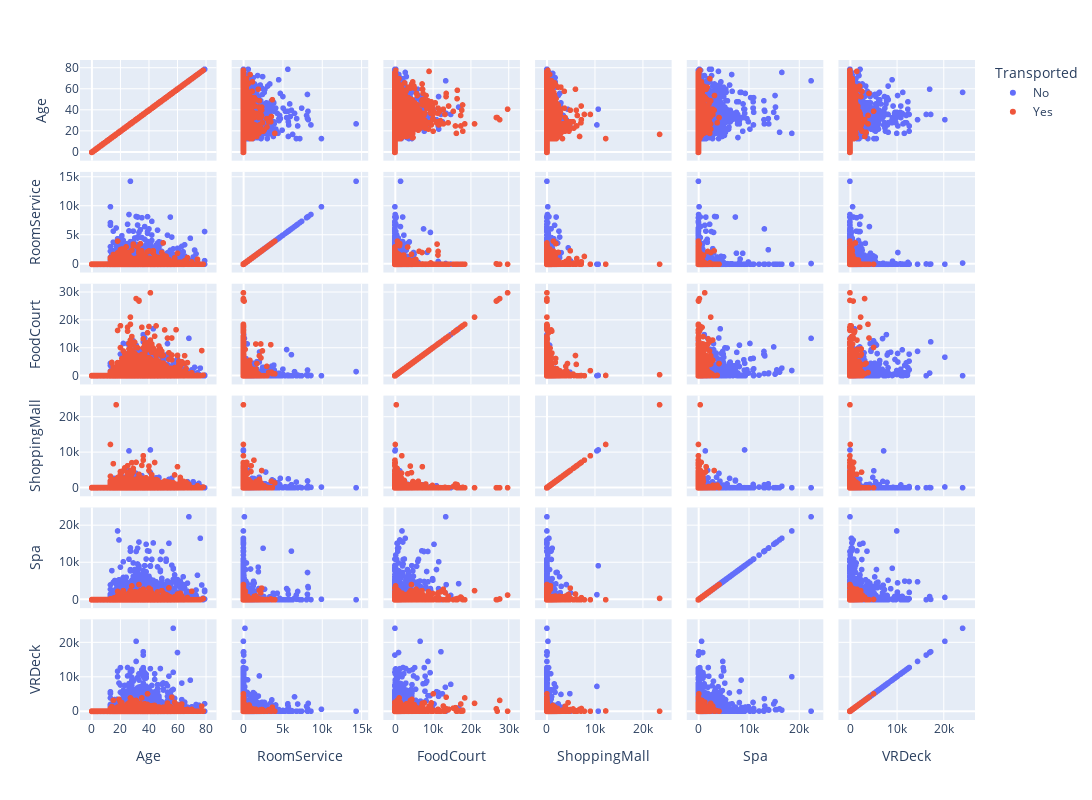

Notebook code for this chart:
### Code cell
fig = px.scatter_matrix(dfWork,dimensions=['Age','RoomService','FoodCourt', 'ShoppingMall','Spa','VRDeck'], color = 'Transported', width = 1200,height=800)
fig.show()

### Figure 1 — Plotly figure (JSON) as saved in the notebook; plotly's stock layout.template omitted (floating-point values rounded to 4 significant figures; data arrays with more than 128 entries replaced by an {"elided": "..."} marker saying what was removed)
{"data": [{"dimensions": [{"axis": {"matches": true}, "label": "Age", "values": {"elided": "4315 int values"}}, {"axis": {"matches": true}, "label": "RoomService", "values": {"elided": "4315 int values"}}, {"axis": {"matches": true}, "label": "FoodCourt", "values": {"elided": "4315 int values"}}, {"axis": {"matches": true}, "label": "ShoppingMall", "values": {"elided": "4315 int values"}}, {"axis": {"matches": true}, "label": "Spa", "values": {"elided": "4315 int values"}}, {"axis": {"matches": true}, "label": "VRDeck", "values": {"elided": "4315 int values"}}], "hovertemplate": "Transported=No<br>%{xaxis.title.text}=%{x}<br>%{yaxis.title.text}=%{y}<extra></extra>", "legendgroup": "No", "marker": {"color": "#636efa", "symbol": "circle"}, "name": "No", "showlegend": true, "type": "splom"}, {"dimensions": [{"axis": {"matches": true}, "label": "Age", "values": {"elided": "4378 int values"}}, {"axis": {"matches": true}, "label": "RoomService", "values": {"elided": "4378 int values"}}, {"axis": {"matches": true}, "label": "FoodCourt", "values": {"elided": "4378 int values"}}, {"axis": {"matches": true}, "label": "ShoppingMall", "values": {"elided": "4378 int values"}}, {"axis": {"matches": true}, "label": "Spa", "values": {"elided": "4378 int values"}}, {"axis": {"matches": true}, "label": "VRDeck", "values": {"elided": "4378 int values"}}], "hovertemplate": "Transported=Yes<br>%{xaxis.title.text}=%{x}<br>%{yaxis.title.text}=%{y}<extra></extra>", "legendgroup": "Yes", "marker": {"color": "#EF553B", "symbol": "circle"}, "name": "Yes", "showlegend": true, "type": "splom"}], "layout": {"dragmode": "select", "height": 800, "legend": {"title": {"text": "Transported"}, "tracegroupgap": 0}, "margin": {"t": 60}, "width": 1200}}
